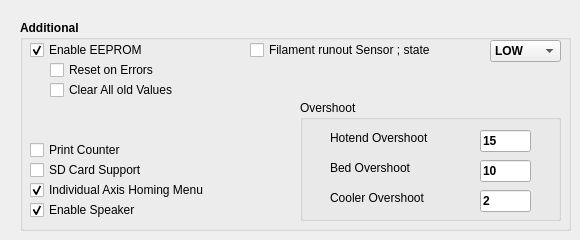
     <widget class="QWidget" name="tab_8">
      <attribute name="title">
       <string>Additional</string>
      </attribute>
      <widget class="QGroupBox" name="groupBox_8">
       <property name="geometry">
        <rect>
         <x>20</x>
         <y>20</y>
         <width>551</width>
         <height>211</height>
        </rect>
       </property>
       <property name="font">
        <font>
         <pointsize>9</pointsize>
         <weight>75</weight>
         <bold>true</bold>
        </font>
       </property>
       <property name="title">
        <string>Additional</string>
       </property>
       <widget class="QCheckBox" name="EnableEeprom">
        <property name="geometry">
         <rect>
          <x>10</x>
          <y>20</y>
          <width>181</width>
          <height>20</height>
         </rect>
        </property>
        <property name="font">
         <font>
          <weight>50</weight>
          <bold>false</bold>
         </font>
        </property>
        <property name="text">
         <string>Enable EEPROM</string>
        </property>
        <property name="checked">
         <bool>true</bool>
        </property>
       </widget>
       <widget class="QCheckBox" name="EepromReset">
        <property name="geometry">
         <rect>
          <x>30</x>
          <y>40</y>
          <width>161</width>
          <height>20</height>
         </rect>
        </property>
        <property name="font">
         <font>
          <weight>50</weight>
          <bold>false</bold>
         </font>
        </property>
        <property name="text">
         <string>Reset on Errors</string>
        </property>
        <property name="checked">
         <bool>false</bool>
        </property>
       </widget>
       <widget class="QCheckBox" name="EepromClear">
        <property name="geometry">
         <rect>
          <x>30</x>
          <y>60</y>
          <width>161</width>
          <height>20</height>
         </rect>
        </property>
        <property name="font">
         <font>
          <weight>50</weight>
          <bold>false</bold>
         </font>
        </property>
        <property name="text">
         <string>Clear All old Values</string>
        </property>
        <property name="checked">
         <bool>false</bool>
        </property>
       </widget>
       <widget class="QCheckBox" name="PrintCounter">
        <property name="geometry">
         <rect>
          <x>10</x>
          <y>120</y>
          <width>161</width>
          <height>20</height>
         </rect>
        </property>
        <property name="font">
         <font>
          <weight>50</weight>
          <bold>false</bold>
         </font>
        </property>
        <property name="text">
         <string>Print Counter</string>
        </property>
        <property name="checked">
         <bool>false</bool>
        </property>
       </widget>
       <widget class="QCheckBox" name="SDSupport">
        <property name="geometry">
         <rect>
          <x>10</x>
          <y>140</y>
          <width>161</width>
          <height>20</height>
         </rect>
        </property>
        <property name="font">
         <font>
          <weight>50</weight>
          <bold>false</bold>
         </font>
        </property>
        <property name="text">
         <string>SD Card Support</string>
        </property>
        <property name="checked">
         <bool>false</bool>
        </property>
       </widget>
       <widget class="QCheckBox" name="InAxisHoMenu">
        <property name="geometry">
         <rect>
          <x>10</x>
          <y>160</y>
          <width>211</width>
          <height>20</height>
         </rect>
        </property>
        <property name="font">
         <font>
          <weight>50</weight>
          <bold>false</bold>
         </font>
        </property>
        <property name="text">
         <string>Individual Axis Homing Menu</string>
        </property>
        <property name="checked">
         <bool>true</bool>
        </property>
       </widget>
       <widget class="QCheckBox" name="Speaker">
        <property name="geometry">
         <rect>
          <x>10</x>
          <y>180</y>
          <width>211</width>
          <height>20</height>
         </rect>
        </property>
        <property name="font">
         <font>
          <weight>50</weight>
          <bold>false</bold>
         </font>
        </property>
        <property name="text">
         <string>Enable Speaker</string>
        </property>
        <property name="checked">
         <bool>true</bool>
        </property>
       </widget>
       <widget class="QCheckBox" name="FilamentSensor">
        <property name="geometry">
         <rect>
          <x>230</x>
          <y>20</y>
          <width>241</width>
          <height>20</height>
         </rect>
        </property>
        <property name="font">
         <font>
          <weight>50</weight>
          <bold>false</bold>
         </font>
        </property>
        <property name="text">
         <string>Filament runout Sensor ; state</string>
        </property>
        <property name="checked">
         <bool>false</bool>
        </property>
       </widget>
       <widget class="QComboBox" name="FiSenState">
        <property name="geometry">
         <rect>
          <x>470</x>
          <y>20</y>
          <width>71</width>
          <height>22</height>
         </rect>
        </property>
        <item>
         <property name="text">
          <string>LOW</string>
         </property>
        </item>
        <item>
         <property name="text">
          <string>HIGH</string>
         </property>
        </item>
       </widget>
       <widget class="QGroupBox" name="groupBox_20">
        <property name="geometry">
         <rect>
          <x>280</x>
          <y>80</y>
          <width>261</width>
          <height>121</height>
         </rect>
        </property>
        <property name="font">
         <font>
          <weight>50</weight>
          <bold>false</bold>
         </font>
        </property>
        <property name="toolTip">
         <string>&lt;html&gt;&lt;head/&gt;&lt;body&gt;&lt;p&gt;&lt;span style=&quot; font-size:9pt;&quot;&gt;During heatup (and printing) the temperature can often&lt;/span&gt;&lt;/p&gt;&lt;p&gt;&lt;span style=&quot; font-size:9pt;&quot;&gt; &amp;quot;overshoot&amp;quot; the target by many degrees&lt;/span&gt;&lt;/p&gt;&lt;p&gt;&lt;span style=&quot; font-size:9pt;&quot;&gt; (especially before PID tuning). Setting the target temperature&lt;/span&gt;&lt;/p&gt;&lt;p&gt;&lt;span style=&quot; font-size:9pt;&quot;&gt; too close to MAXTEMP guarantees&lt;/span&gt;&lt;/p&gt;&lt;p&gt;&lt;span style=&quot; font-size:9pt;&quot;&gt; MAXTEMP shutdown! Use these values to forbid temperatures &lt;/span&gt;&lt;/p&gt;&lt;p&gt;&lt;span style=&quot; font-size:9pt;&quot;&gt;being set too close to MAXTEMP&lt;/span&gt;&lt;/p&gt;&lt;/body&gt;&lt;/html&gt;</string>
        </property>
        <property name="title">
         <string>Overshoot</string>
        </property>
        <widget class="QLabel" name="label_98">
         <property name="geometry">
          <rect>
           <x>30</x>
           <y>30</y>
           <width>141</width>
           <height>16</height>
          </rect>
         </property>
         <property name="font">
          <font>
           <pointsize>9</pointsize>
           <weight>50</weight>
           <bold>false</bold>
          </font>
         </property>
         <property name="text">
          <string>Hotend Overshoot</string>
         </property>
        </widget>
        <widget class="QLineEdit" name="HotendOvershoot">
         <property name="geometry">
          <rect>
           <x>180</x>
           <y>30</y>
           <width>51</width>
           <height>22</height>
          </rect>
         </property>
         <property name="font">
          <font>
           <pointsize>9</pointsize>
           <weight>75</weight>
           <bold>true</bold>
          </font>
         </property>
         <property name="text">
          <string>15</string>
         </property>
        </widget>
        <widget class="QLineEdit" name="BedOvershoot">
         <property name="geometry">
          <rect>
           <x>180</x>
           <y>60</y>
           <width>51</width>
           <height>22</height>
          </rect>
         </property>
         <property name="font">
          <font>
           <pointsize>9</pointsize>
           <weight>75</weight>
           <bold>true</bold>
          </font>
         </property>
         <property name="text">
          <string>10</string>
         </property>
        </widget>
        <widget class="QLabel" name="label_99">
         <property name="geometry">
          <rect>
           <x>30</x>
           <y>60</y>
           <width>141</width>
           <height>16</height>
          </rect>
         </property>
         <property name="font">
          <font>
           <pointsize>9</pointsize>
           <weight>50</weight>
           <bold>false</bold>
          </font>
         </property>
         <property name="text">
          <string>Bed Overshoot</string>
         </property>
        </widget>
        <widget class="QLineEdit" name="CoolerOvershoot">
         <property name="geometry">
          <rect>
           <x>180</x>
           <y>90</y>
           <width>51</width>
           <height>22</height>
          </rect>
         </property>
         <property name="font">
          <font>
           <pointsize>9</pointsize>
           <weight>75</weight>
           <bold>true</bold>
          </font>
         </property>
         <property name="text">
          <string>2</string>
         </property>
        </widget>
        <widget class="QLabel" name="label_100">
         <property name="geometry">
          <rect>
           <x>30</x>
           <y>90</y>
           <width>141</width>
           <height>16</height>
          </rect>
         </property>
         <property name="font">
          <font>
           <pointsize>9</pointsize>
           <weight>50</weight>
           <bold>false</bold>
          </font>
         </property>
         <property name="text">
          <string>Cooler Overshoot</string>
         </property>
        </widget>
       </widget>
      </widget>
     </widget>
